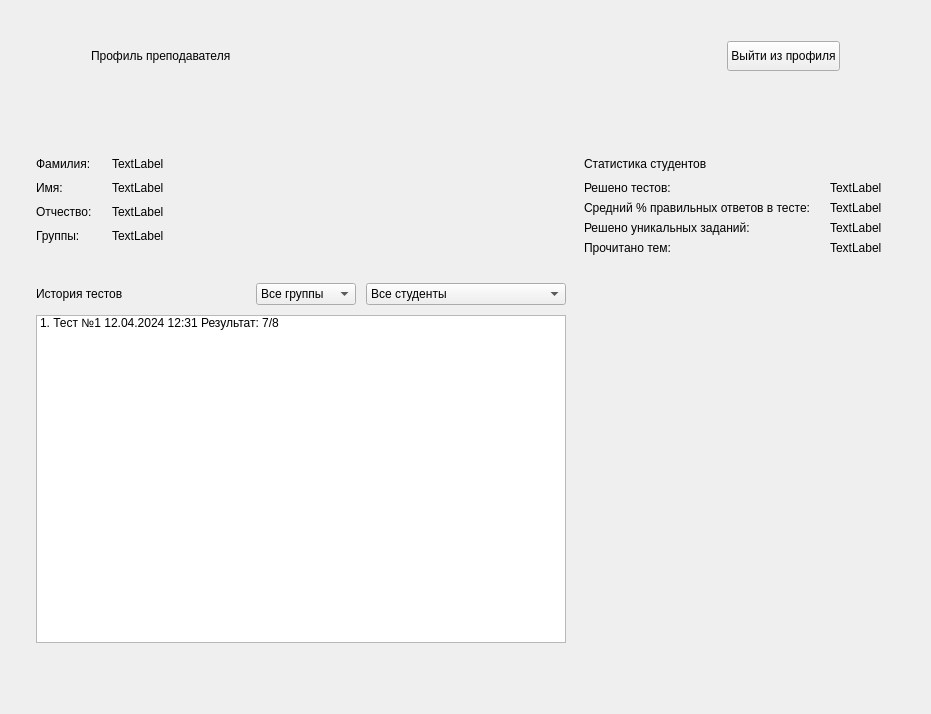
<?xml version="1.0" encoding="UTF-8"?>
<ui version="4.0">
 <class>TeacherProfilePage</class>
 <widget class="QWidget" name="TeacherProfilePage">
  <property name="geometry">
   <rect>
    <x>0</x>
    <y>0</y>
    <width>931</width>
    <height>714</height>
   </rect>
  </property>
  <property name="windowTitle">
   <string>Form</string>
  </property>
  <layout class="QVBoxLayout" name="verticalLayout">
   <item>
    <layout class="QHBoxLayout" name="horizontalLayout_2">
     <property name="topMargin">
      <number>30</number>
     </property>
     <property name="bottomMargin">
      <number>10</number>
     </property>
     <item>
      <spacer name="horizontalSpacer_5">
       <property name="orientation">
        <enum>Qt::Horizontal</enum>
       </property>
       <property name="sizeType">
        <enum>QSizePolicy::Maximum</enum>
       </property>
       <property name="sizeHint" stdset="0">
        <size>
         <width>80</width>
         <height>20</height>
        </size>
       </property>
      </spacer>
     </item>
     <item>
      <widget class="QLabel" name="lbl_fixed">
       <property name="sizePolicy">
        <sizepolicy hsizetype="Preferred" vsizetype="Preferred">
         <horstretch>0</horstretch>
         <verstretch>0</verstretch>
        </sizepolicy>
       </property>
       <property name="text">
        <string>Профиль преподавателя</string>
       </property>
      </widget>
     </item>
     <item>
      <spacer name="horizontalSpacer">
       <property name="orientation">
        <enum>Qt::Horizontal</enum>
       </property>
       <property name="sizeHint" stdset="0">
        <size>
         <width>40</width>
         <height>20</height>
        </size>
       </property>
      </spacer>
     </item>
     <item>
      <widget class="QPushButton" name="btn_logout">
       <property name="sizePolicy">
        <sizepolicy hsizetype="Preferred" vsizetype="Maximum">
         <horstretch>0</horstretch>
         <verstretch>0</verstretch>
        </sizepolicy>
       </property>
       <property name="minimumSize">
        <size>
         <width>0</width>
         <height>30</height>
        </size>
       </property>
       <property name="maximumSize">
        <size>
         <width>16777215</width>
         <height>50</height>
        </size>
       </property>
       <property name="cursor">
        <cursorShape>PointingHandCursor</cursorShape>
       </property>
       <property name="text">
        <string>Выйти из профиля</string>
       </property>
      </widget>
     </item>
     <item>
      <spacer name="horizontalSpacer_6">
       <property name="orientation">
        <enum>Qt::Horizontal</enum>
       </property>
       <property name="sizeType">
        <enum>QSizePolicy::Maximum</enum>
       </property>
       <property name="sizeHint" stdset="0">
        <size>
         <width>80</width>
         <height>20</height>
        </size>
       </property>
      </spacer>
     </item>
    </layout>
   </item>
   <item>
    <spacer name="verticalSpacer">
     <property name="orientation">
      <enum>Qt::Vertical</enum>
     </property>
     <property name="sizeType">
      <enum>QSizePolicy::Preferred</enum>
     </property>
     <property name="sizeHint" stdset="0">
      <size>
       <width>20</width>
       <height>40</height>
      </size>
     </property>
    </spacer>
   </item>
   <item>
    <layout class="QHBoxLayout" name="horizontalLayout">
     <item>
      <spacer name="horizontalSpacer_2">
       <property name="orientation">
        <enum>Qt::Horizontal</enum>
       </property>
       <property name="sizeType">
        <enum>QSizePolicy::Maximum</enum>
       </property>
       <property name="sizeHint" stdset="0">
        <size>
         <width>80</width>
         <height>20</height>
        </size>
       </property>
      </spacer>
     </item>
     <item>
      <layout class="QVBoxLayout" name="verticalLayout_2">
       <property name="spacing">
        <number>10</number>
       </property>
       <property name="topMargin">
        <number>30</number>
       </property>
       <property name="bottomMargin">
        <number>60</number>
       </property>
       <item>
        <layout class="QFormLayout" name="formLayout">
         <property name="sizeConstraint">
          <enum>QLayout::SetMaximumSize</enum>
         </property>
         <property name="horizontalSpacing">
          <number>20</number>
         </property>
         <property name="bottomMargin">
          <number>30</number>
         </property>
         <item row="0" column="0">
          <widget class="QLabel" name="label">
           <property name="text">
            <string>Фамилия:</string>
           </property>
          </widget>
         </item>
         <item row="0" column="1">
          <widget class="QLabel" name="lbl_surname">
           <property name="text">
            <string>TextLabel</string>
           </property>
          </widget>
         </item>
         <item row="1" column="0">
          <widget class="QLabel" name="label_2">
           <property name="text">
            <string>Имя:</string>
           </property>
          </widget>
         </item>
         <item row="1" column="1">
          <widget class="QLabel" name="lbl_name">
           <property name="text">
            <string>TextLabel</string>
           </property>
          </widget>
         </item>
         <item row="2" column="0">
          <widget class="QLabel" name="label_3">
           <property name="text">
            <string>Отчество:</string>
           </property>
          </widget>
         </item>
         <item row="2" column="1">
          <widget class="QLabel" name="lbl_midname">
           <property name="text">
            <string>TextLabel</string>
           </property>
          </widget>
         </item>
         <item row="3" column="0">
          <widget class="QLabel" name="label_4">
           <property name="text">
            <string>Группы:</string>
           </property>
          </widget>
         </item>
         <item row="3" column="1">
          <widget class="QLabel" name="lbl_group">
           <property name="text">
            <string>TextLabel</string>
           </property>
          </widget>
         </item>
        </layout>
       </item>
       <item>
        <layout class="QHBoxLayout" name="horizontalLayout_3">
         <item>
          <widget class="QLabel" name="lbl_fixed_2">
           <property name="sizePolicy">
            <sizepolicy hsizetype="Fixed" vsizetype="Fixed">
             <horstretch>0</horstretch>
             <verstretch>0</verstretch>
            </sizepolicy>
           </property>
           <property name="text">
            <string>История тестов</string>
           </property>
           <property name="margin">
            <number>0</number>
           </property>
          </widget>
         </item>
         <item>
          <spacer name="horizontalSpacer_9">
           <property name="orientation">
            <enum>Qt::Horizontal</enum>
           </property>
           <property name="sizeHint" stdset="0">
            <size>
             <width>40</width>
             <height>20</height>
            </size>
           </property>
          </spacer>
         </item>
         <item>
          <widget class="QComboBox" name="cbx_group">
           <property name="sizePolicy">
            <sizepolicy hsizetype="Preferred" vsizetype="Fixed">
             <horstretch>0</horstretch>
             <verstretch>0</verstretch>
            </sizepolicy>
           </property>
           <property name="minimumSize">
            <size>
             <width>100</width>
             <height>0</height>
            </size>
           </property>
           <item>
            <property name="text">
             <string>Все группы</string>
            </property>
           </item>
          </widget>
         </item>
         <item>
          <widget class="QComboBox" name="cbx_student">
           <property name="minimumSize">
            <size>
             <width>200</width>
             <height>0</height>
            </size>
           </property>
           <item>
            <property name="text">
             <string>Все студенты</string>
            </property>
           </item>
          </widget>
         </item>
        </layout>
       </item>
       <item>
        <widget class="QListWidget" name="listWidget">
         <property name="sizePolicy">
          <sizepolicy hsizetype="Expanding" vsizetype="Expanding">
           <horstretch>0</horstretch>
           <verstretch>0</verstretch>
          </sizepolicy>
         </property>
         <property name="minimumSize">
          <size>
           <width>530</width>
           <height>50</height>
          </size>
         </property>
         <property name="maximumSize">
          <size>
           <width>16777215</width>
           <height>16777215</height>
          </size>
         </property>
         <property name="cursor" stdset="0">
          <cursorShape>PointingHandCursor</cursorShape>
         </property>
         <item>
          <property name="text">
           <string>1. Тест №1 12.04.2024 12:31 Результат: 7/8</string>
          </property>
         </item>
        </widget>
       </item>
      </layout>
     </item>
     <item>
      <spacer name="horizontalSpacer_4">
       <property name="orientation">
        <enum>Qt::Horizontal</enum>
       </property>
       <property name="sizeType">
        <enum>QSizePolicy::Preferred</enum>
       </property>
       <property name="sizeHint" stdset="0">
        <size>
         <width>40</width>
         <height>20</height>
        </size>
       </property>
      </spacer>
     </item>
     <item>
      <layout class="QHBoxLayout" name="horizontalLayout_4">
       <item>
        <spacer name="horizontalSpacer_7">
         <property name="orientation">
          <enum>Qt::Horizontal</enum>
         </property>
         <property name="sizeHint" stdset="0">
          <size>
           <width>40</width>
           <height>20</height>
          </size>
         </property>
        </spacer>
       </item>
       <item>
        <layout class="QVBoxLayout" name="verticalLayout_3">
         <property name="spacing">
          <number>10</number>
         </property>
         <property name="topMargin">
          <number>30</number>
         </property>
         <property name="bottomMargin">
          <number>50</number>
         </property>
         <item>
          <widget class="QLabel" name="lbl_fixed_3">
           <property name="sizePolicy">
            <sizepolicy hsizetype="Preferred" vsizetype="Maximum">
             <horstretch>0</horstretch>
             <verstretch>0</verstretch>
            </sizepolicy>
           </property>
           <property name="text">
            <string>Статистика студентов</string>
           </property>
          </widget>
         </item>
         <item>
          <layout class="QFormLayout" name="formLayout_2">
           <property name="horizontalSpacing">
            <number>20</number>
           </property>
           <property name="verticalSpacing">
            <number>6</number>
           </property>
           <item row="0" column="0">
            <widget class="QLabel" name="label_6">
             <property name="text">
              <string>Решено тестов:</string>
             </property>
            </widget>
           </item>
           <item row="1" column="0">
            <widget class="QLabel" name="label_7">
             <property name="text">
              <string>Средний % правильных ответов в тесте:</string>
             </property>
             <property name="alignment">
              <set>Qt::AlignLeading|Qt::AlignLeft|Qt::AlignTop</set>
             </property>
            </widget>
           </item>
           <item row="2" column="0">
            <widget class="QLabel" name="label_8">
             <property name="text">
              <string>Решено уникальных заданий:</string>
             </property>
            </widget>
           </item>
           <item row="0" column="1">
            <widget class="QLabel" name="lbl_num_tests">
             <property name="text">
              <string>TextLabel</string>
             </property>
            </widget>
           </item>
           <item row="1" column="1">
            <widget class="QLabel" name="lbl_avg_percent">
             <property name="text">
              <string>TextLabel</string>
             </property>
            </widget>
           </item>
           <item row="2" column="1">
            <widget class="QLabel" name="lbl_unique_tasks">
             <property name="text">
              <string>TextLabel</string>
             </property>
            </widget>
           </item>
           <item row="3" column="0">
            <widget class="QLabel" name="label_9">
             <property name="text">
              <string>Прочитано тем:</string>
             </property>
            </widget>
           </item>
           <item row="3" column="1">
            <widget class="QLabel" name="lbl_topics_read">
             <property name="text">
              <string>TextLabel</string>
             </property>
            </widget>
           </item>
          </layout>
         </item>
        </layout>
       </item>
       <item>
        <spacer name="horizontalSpacer_8">
         <property name="orientation">
          <enum>Qt::Horizontal</enum>
         </property>
         <property name="sizeHint" stdset="0">
          <size>
           <width>40</width>
           <height>20</height>
          </size>
         </property>
        </spacer>
       </item>
      </layout>
     </item>
     <item>
      <spacer name="horizontalSpacer_3">
       <property name="orientation">
        <enum>Qt::Horizontal</enum>
       </property>
       <property name="sizeType">
        <enum>QSizePolicy::Maximum</enum>
       </property>
       <property name="sizeHint" stdset="0">
        <size>
         <width>80</width>
         <height>20</height>
        </size>
       </property>
      </spacer>
     </item>
    </layout>
   </item>
  </layout>
 </widget>
 <resources/>
 <connections/>
</ui>
